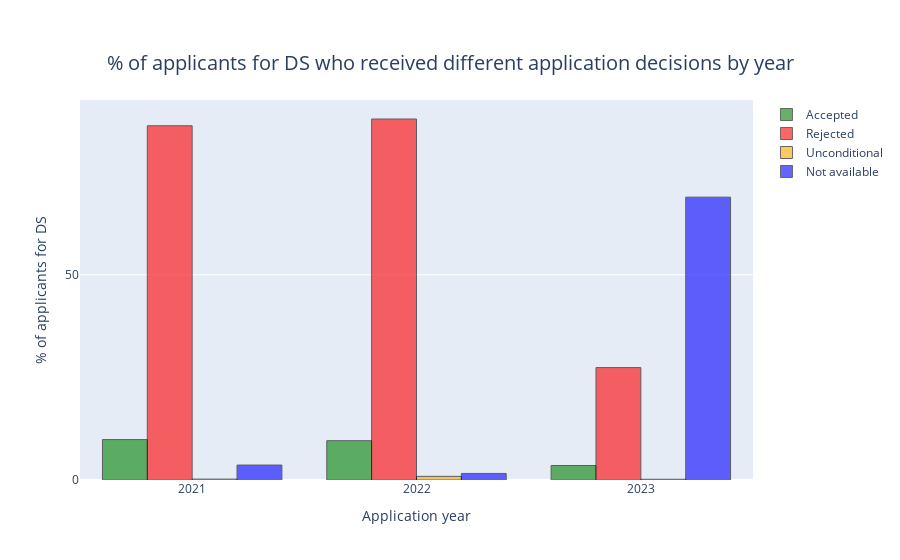

The notebook cell saved with this chart:
### Code cell
fig = go.Figure()

fig.add_trace(go.Bar(x=tailored_df_DS['Year'], y=tailored_df_DS['% Conditional for DS'], name='Accepted', marker_color = 'green'))
fig.add_trace(go.Bar(x=tailored_df_DS['Year'], y=tailored_df_DS['% Rejected for DS'], name='Rejected', marker_color = 'red'))
fig.add_trace(go.Bar(x=tailored_df_DS['Year'], y=tailored_df_DS['% Unconditional for DS'], name='Unconditional', marker_color = 'orange'))
fig.add_trace(go.Bar(x=tailored_df_DS['Year'], y=tailored_df_DS['% Not available for DS'], name='Not available', marker_color = 'blue'))
fig.update_xaxes(title_text='Application year', tickvals = np.arange(2014,2024,1))
fig.update_yaxes(title_text='% of applicants for DS', tickvals = np.arange(0,700,50))

fig.update_layout(title_text='% of applicants for DS who received different application decisions by year', title_x = 0.5, title_y = 0.9, title_font=dict(size=20))

fig.update_traces(marker_line_color='black', marker_line_width=1, opacity=0.6)

### Figure 1 — Plotly figure (JSON) as saved in the notebook; plotly's stock layout.template omitted (floating-point values rounded to 4 significant figures)
{"data": [{"marker": {"color": "green", "line": {"color": "black", "width": 1}}, "name": "Accepted", "opacity": 0.6, "type": "bar", "x": [2021, 2022, 2023], "y": [9.85, 9.574, 3.534]}, {"marker": {"color": "red", "line": {"color": "black", "width": 1}}, "name": "Rejected", "opacity": 0.6, "type": "bar", "x": [2021, 2022, 2023], "y": [86.3, 87.94, 27.39]}, {"marker": {"color": "orange", "line": {"color": "black", "width": 1}}, "name": "Unconditional", "opacity": 0.6, "type": "bar", "x": [2021, 2022, 2023], "y": [0.2141, 0.8865, 0.1767]}, {"marker": {"color": "blue", "line": {"color": "black", "width": 1}}, "name": "Not available", "opacity": 0.6, "type": "bar", "x": [2021, 2022, 2023], "y": [3.64, 1.596, 68.9]}], "layout": {"title": {"font": {"size": 20}, "text": "% of applicants for DS who received different application decisions by year", "x": 0.5, "y": 0.9}, "xaxis": {"tickvals": [2014, 2015, 2016, 2017, 2018, 2019, 2020, 2021, 2022, 2023], "title": {"text": "Application year"}}, "yaxis": {"tickvals": [0, 50, 100, 150, 200, 250, 300, 350, 400, 450, 500, 550, 600, 650], "title": {"text": "% of applicants for DS"}}}}
